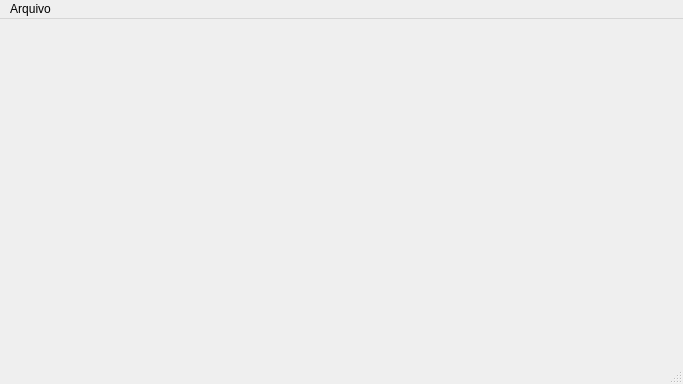
<?xml version="1.0" encoding="UTF-8"?>
<ui version="4.0">
 <class>MainWindow</class>
 <widget class="QMainWindow" name="MainWindow">
  <property name="geometry">
   <rect>
    <x>0</x>
    <y>0</y>
    <width>683</width>
    <height>384</height>
   </rect>
  </property>
  <property name="windowTitle">
   <string>Python e Qt 6: PySide6 QMainWindow()</string>
  </property>
  <property name="windowIcon">
   <iconset>
    <normaloff>:/window/icon</normaloff>:/window/icon</iconset>
  </property>
  <widget class="QWidget" name="centralwidget">
   <layout class="QVBoxLayout" name="verticalLayout">
    <property name="spacing">
     <number>12</number>
    </property>
    <property name="leftMargin">
     <number>12</number>
    </property>
    <property name="topMargin">
     <number>12</number>
    </property>
    <property name="rightMargin">
     <number>12</number>
    </property>
    <property name="bottomMargin">
     <number>12</number>
    </property>
   </layout>
  </widget>
  <widget class="QMenuBar" name="menubar">
   <property name="geometry">
    <rect>
     <x>0</x>
     <y>0</y>
     <width>683</width>
     <height>22</height>
    </rect>
   </property>
   <widget class="QMenu" name="menu_file">
    <property name="title">
     <string>Arquivo</string>
    </property>
    <addaction name="action_exit"/>
   </widget>
   <addaction name="menu_file"/>
  </widget>
  <widget class="QStatusBar" name="statusbar"/>
  <action name="action_exit">
   <property name="icon">
    <iconset theme="application-exit"/>
   </property>
   <property name="text">
    <string>Sair</string>
   </property>
   <property name="shortcut">
    <string>Ctrl+Q</string>
   </property>
  </action>
 </widget>
 <resources>
  <include location="../../../_resources/resources.qrc"/>
 </resources>
 <connections/>
</ui>
